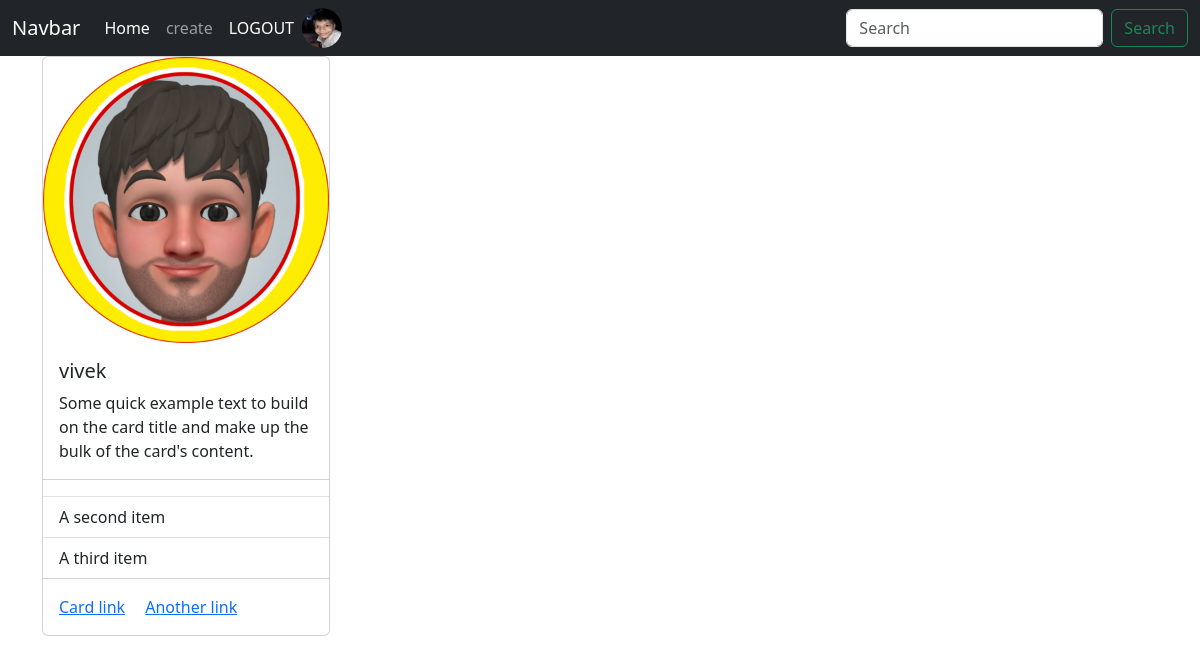
The page /userprofile/3 (signed in) on the database its author committed.
### blog/models.py (models this page shows, shortened)
class Profile(models.Model):
    user=models.OneToOneField(User,null=True,on_delete=models.CASCADE)
    bio=models.TextField(null=True,blank=True)
    profile_pic=models.ImageField(null=True,blank=True , upload_to='images/profiles/')
    email=models.EmailField(blank=True,null=True,max_length=100)
    m_no=models.IntegerField(null=True,blank=True)
    sex=models.CharField(null=True,blank=True,max_length=500)
    website=models.CharField(null=True,blank=True,max_length=500)
    instagram=models.CharField(null=True,blank=True,max_length=500)
    twitter=models.CharField(null=True,blank=True,max_length=500)

### blog/views.py (the view)
# urls.py: path('userprofile/<int:pk>',Userprofile.as_view(),name='userprofile'),
class Userprofile(View):
    def get(self,request,pk):
        prof=Profile.objects.filter(id=pk).first()
        context={'p':prof}
        return render(request,'userprofile.html',context)

### blog/templates/userprofile.html (shortened to what this page needs)
{% extends 'base.html' %}
{% block content %}
<div class="card" style="width: 18rem;">
    <img src="{{p.profile_pic.url}}" class="card-img-top" alt="...">
    <div class="card-body">
      <h5 class="card-title">{{p.user.username}}</h5>
      <p class="card-text">Some quick example text to build on the card title and make up the bulk of the card's content.</p>
    </div>
    <ul class="list-group list-group-flush">
      <li class="list-group-item"></li>
      <li class="list-group-item">A second item</li>
      <li class="list-group-item">A third item</li>
    </ul>
    <div class="card-body">
      <a href="#" class="card-link">Card link</a>
      <a href="#" class="card-link">Another link</a>
    </div>
  </div>
{% endblock %}

### blog/templates/base.html (shortened to what this page needs)
<!doctype html>
<html lang="en">
  <head>
    <link href="https://cdn.jsdelivr.net/npm/bootstrap@5.3.0-alpha1/dist/css/bootstrap.min.css" rel="stylesheet">
    <link rel="stylesheet" href="https://cdn.jsdelivr.net/npm/bootstrap-icons@1.5.0/font/bootstrap-icons.css">
  </head>
  <body>
    <nav class="navbar navbar-expand-lg navbar-dark bg-dark">
        <div class="container-fluid">
          <a class="navbar-brand" href="#">Navbar</a>
          <div class="collapse navbar-collapse" id="navbarSupportedContent">
            <ul class="navbar-nav me-auto mb-2 mb-lg-0">
              <li class="nav-item">
                <a class="nav-link active" aria-current="page" href="{% url 'home' %}">Home</a>
              </li>
              {% if user.is_authenticated %}
              <li class="nav-item">
                <a class="nav-link" href="{% url 'create' %}">create</a>
              </li>
              <li class="nav-item">
                <a class="nav-link active" aria-current="page" href="{% url 'logout' %}">LOGOUT</a>
              </li>
              {% if user.profile.profile_pic %}
              <li class="nav-item">
                <a class="navbar-brand" href="{% url 'profile' %}">
                  <img src="{{user.profile.profile_pic.url}}" alt="pic" width="40" height="40" class="rounded-circle">
                </a>
              </li>
              {% else %}
              <li class="nav-item">
                <a class="nav-link active" aria-current="page" href="{% url 'profile' %}">{{user.username|default:'Your profile'}}</a>
              </li>
              {% endif %}
              {% endif %}
            </ul>
            <form class="d-flex" role="search">
              <input class="form-control me-2" type="search" placeholder="Search" aria-label="Search">
              <button class="btn btn-outline-success" type="submit">Search</button>
            </form>
          </div>
        </div>
      </nav>
    <div class="container">
    {% block content %}
    {% endblock %}
</div>
  </body>
</html>

### rows shown on the page
Profile: profile_pic (picture), user.username "vivek"
